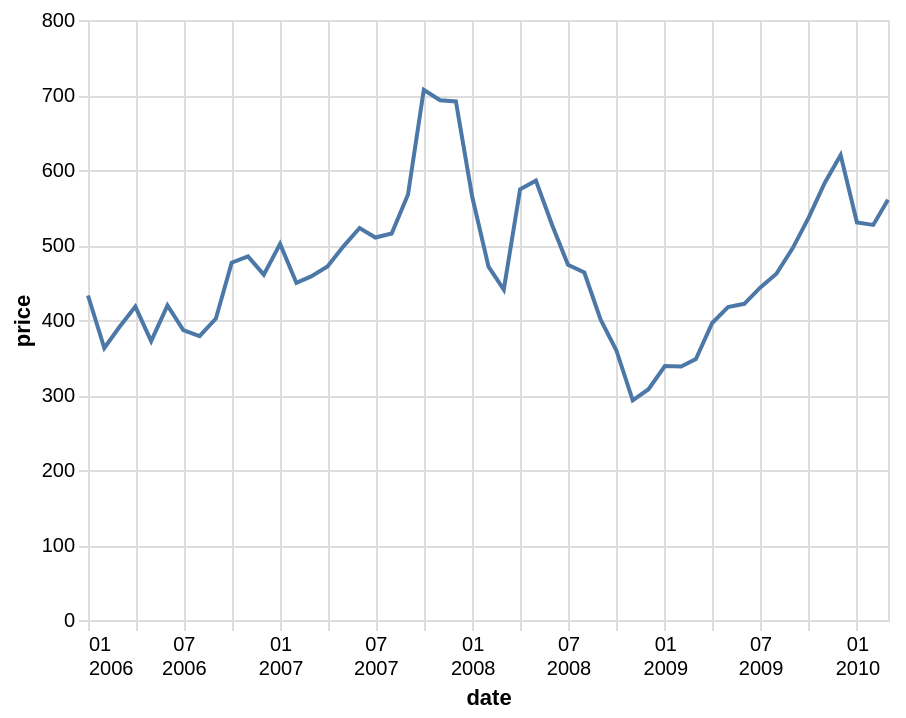

Vega-Lite specification for this chart:
### Vega-Lite specification from a JSON file in a GitHub repository (floating-point values rounded to 4 significant figures; data arrays with more than 128 entries replaced by an {"elided": "..."} marker saying what was removed)
{"$schema": "https://vega.github.io/schema/vega-lite/v5.json", "config": {"axis": {"domainColor": "#ddd", "tickColor": "#ddd"}, "lineBreak": " "}, "data": {"values": {"elided": "560 records"}, "format": {"parse": {"date": "date"}}}, "encoding": {"x": {"axis": {"format": "%m %Y"}, "field": "date", "type": "temporal"}, "y": {"field": "price", "type": "quantitative"}}, "mark": "line", "transform": [{"filter": "datum.symbol === 'GOOG'"}, {"filter": {"field": "date", "range": [2006, null], "timeUnit": "year"}}], "width": 400}
